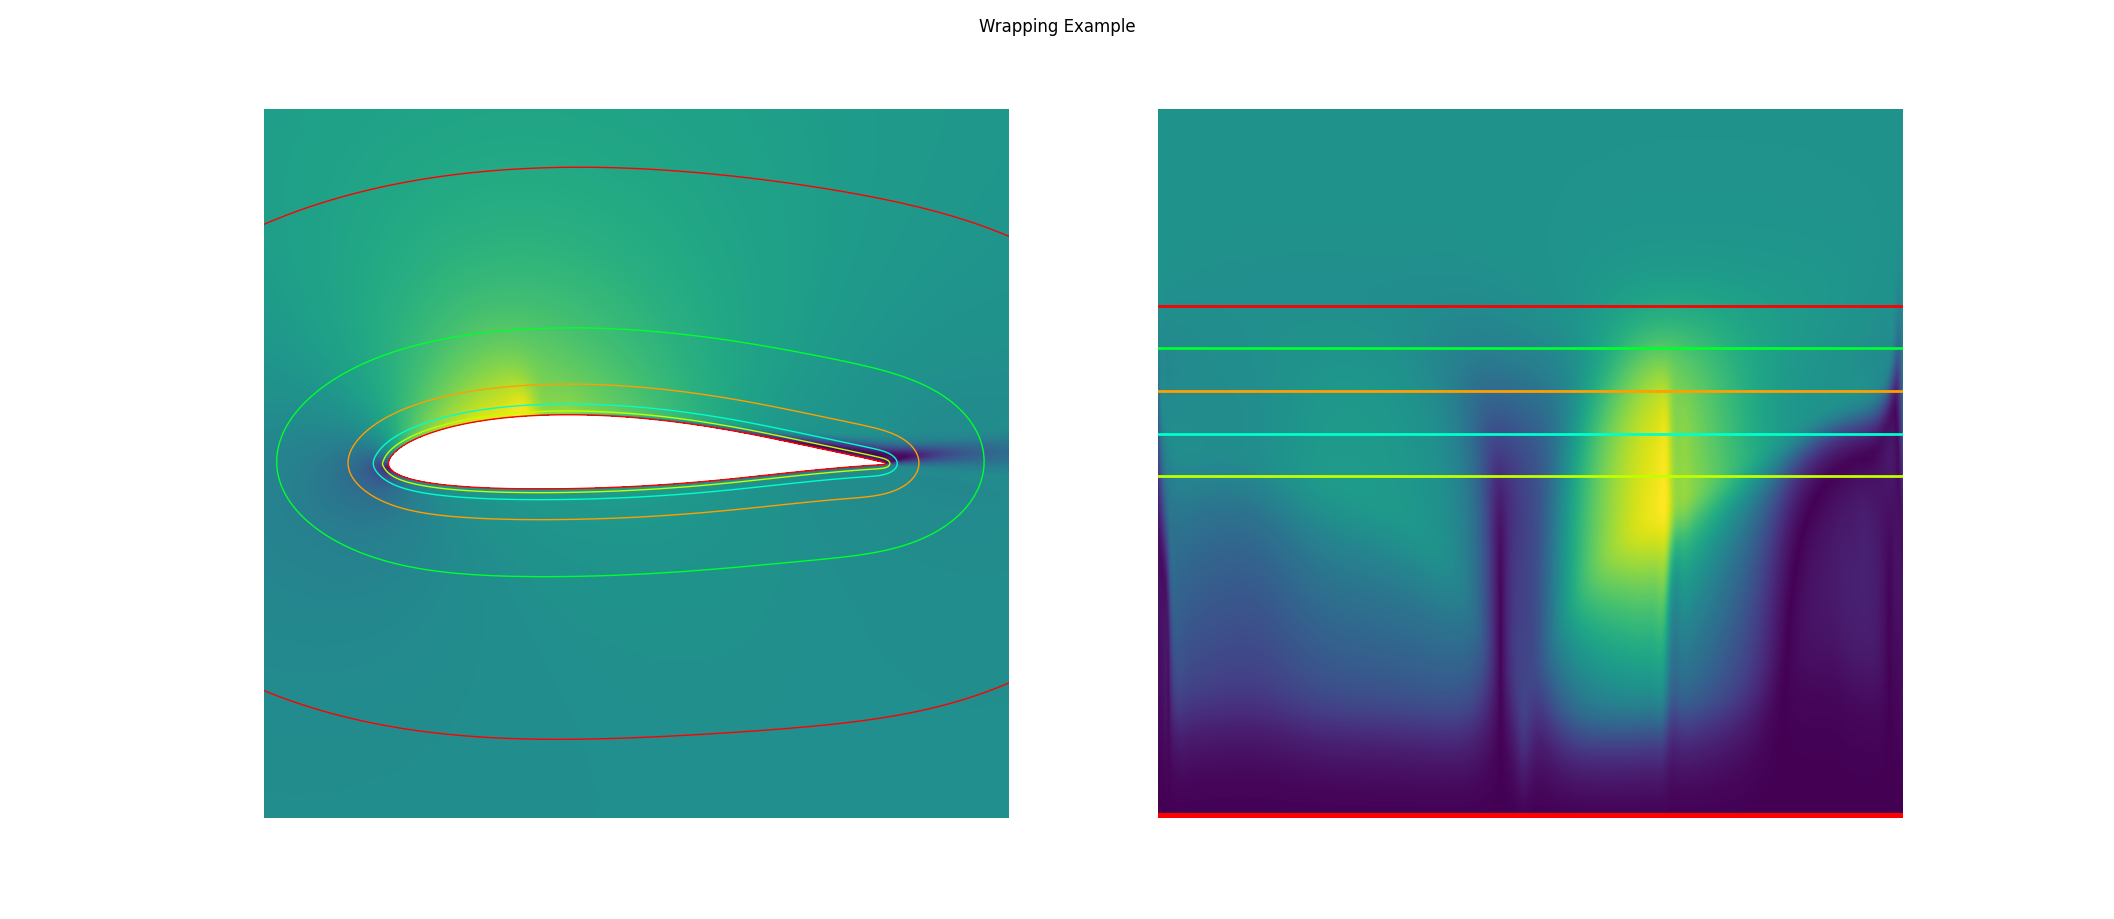

This figure's Python source:
# Wrapping Example

# Description
# This code shows off how the data is wrapped and unwrapped.

import os
import pyvista as pv
import matplotlib.pyplot as plt
from matplotlib.patches import Polygon
import numpy as np

def getVelocityDataCGNS(filePath):
    reader = pv.CGNSReader(filePath)
    reader.load_boundary_patch = False
    ds = reader.read()

    # Extract all blocks
    all_blocks = []
    def extract_blocks(mb):
        for i in range(mb.n_blocks):
            block = mb[i]
            if isinstance(block, pv.MultiBlock):
                extract_blocks(block)
            elif block is not None:
                all_blocks.append(block)
    extract_blocks(ds)

    if(len(all_blocks) < 4): # In the event of a CGNS having a valid name but invalid amount of blocks, abort the program
        return

    # Access Block 3
    block3 = all_blocks[3]

    # Extract block data
    velocity = block3.cell_data['Velocity']
    vel_mag = np.linalg.norm(velocity, axis=1)

    # Get cell center coordinates
    cell_centers = block3.cell_centers()
    coords = cell_centers.points  # shape: (num_cells, 3)

    # Reshape the first N rings
    n_rings = imageShape[0]
    n_pts_per_ring = imageShape[1]
    total = n_rings * n_pts_per_ring

    # Reshape x, y, velocity
    x = coords[:total, 0].reshape((n_rings, n_pts_per_ring))
    y = coords[:total, 1].reshape((n_rings, n_pts_per_ring))
    velocityReshaped = vel_mag[:total].reshape((n_rings, n_pts_per_ring))

    return velocityReshaped, x, y

def main():

    targetCGNS = rootPath + 'exampleAirfoil.cgns'

    velocityData, xvals, yvals = getVelocityDataCGNS(targetCGNS)

    velocityData = np.reshape(velocityData, [imageShape[0], imageShape[1]])

    xvals = np.reshape(xvals, [imageShape[0], imageShape[1]])

    yvals = np.reshape(yvals, [imageShape[0], imageShape[1]])

    xExtended = np.zeros([imageShape[0], imageShape[1] + 1])
    yExtended = np.zeros([imageShape[0], imageShape[1] + 1])
    velocityExtended = np.zeros([imageShape[0], imageShape[1] + 1])

    for i in range(imageShape[0]): # This section appends the first value to the end of each array to prevent a gap from appearing in the plot
        xExtended[i] = np.append(xvals[i], xvals[i, 0])
        yExtended[i] = np.append(yvals[i], yvals[i, 0])
        velocityExtended[i] = np.append(velocityData[i], velocityData[i, 0])

    fig, axes = plt.subplots(1, 2)

    axes[0].contourf(xExtended, yExtended, velocityExtended, levels = 1000)
    axes[0].set_xlim([-0.25, 1.25])
    axes[0].set_ylim([-1, 1])
    axes[0].axis('off')

    #coords = list(zip(xvals[0, :292], yvals[0, :292]))
    #polygon = Polygon(coords[:292], facecolor='none', edgecolor='red', linewidth = 4)
    #axes.add_patch(polygon)
    cmap = plt.get_cmap('hsv', 20)

    for i in [0, 40, 45, 50, 55, 60]:
        coords = list(zip(xvals[i, :292], yvals[i, :292]))
        polygon = Polygon(coords[:292], facecolor='none', edgecolor = cmap(i%12))
        axes[0].add_patch(polygon)


    axes[1].contourf(np.flip(velocityExtended, 1), levels = 1000)
    
    for i in [0, 40, 45, 50, 55, 60]:
        axes[1].axhline(y = i, linewidth = 2, color = cmap(i%12))
    
    axes[1].axis('off')
    axes[1].axhline(y = 0, linewidth = 8, color = 'red')

    plt.suptitle('Wrapping Example')

    fig.set_size_inches(6, 6)

    plt.show()

if __name__ == "__main__":
    
    rootPath = os.path.dirname(__file__)
    rootPath = rootPath + '/'

    imageShape = [84, 292]

    main()
